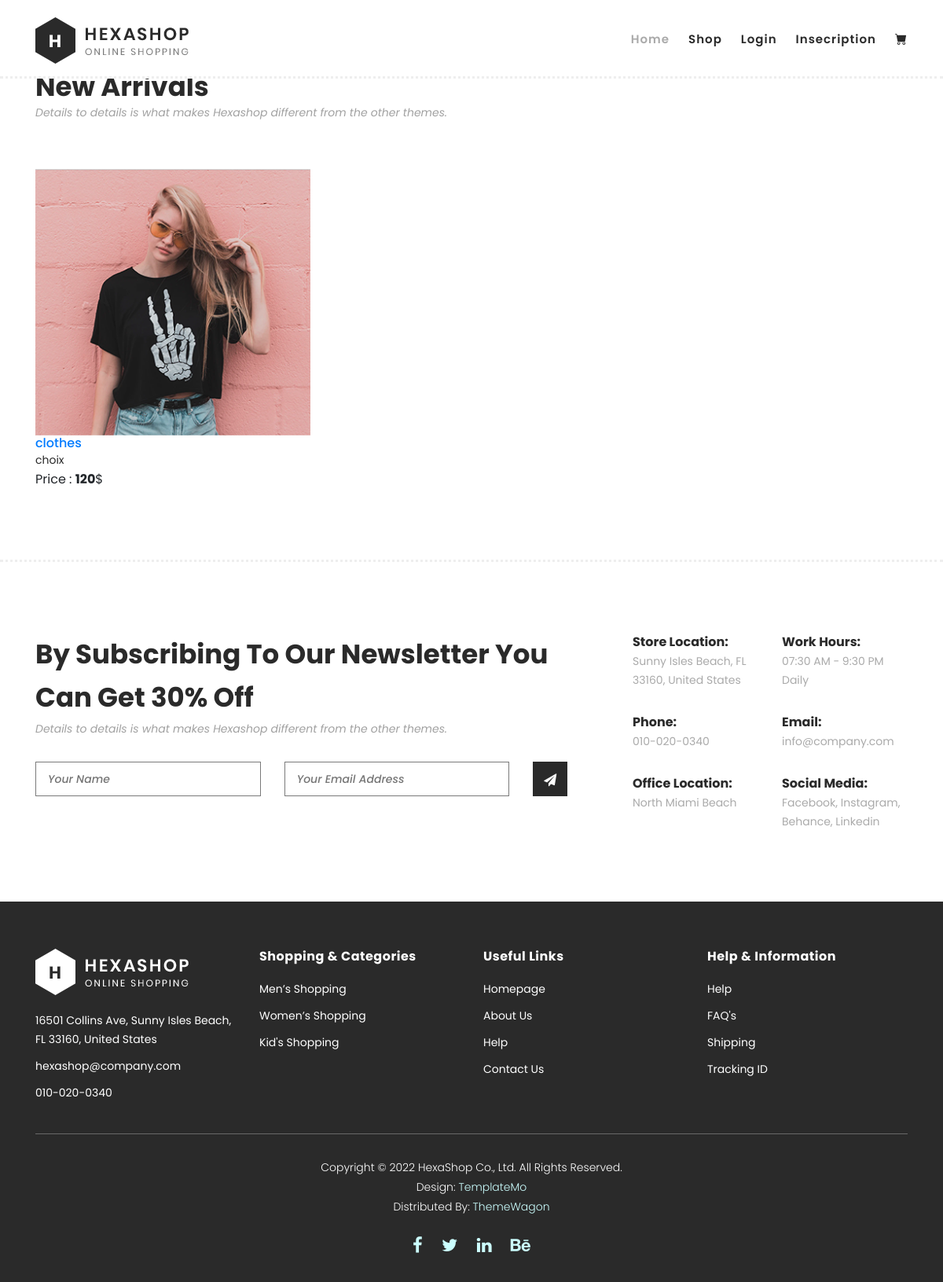
Screenshot of /details.php?idrecup=17 with the database file from the repository.
### tables this page shows
CREATE TABLE `products` (
  `id` int(11) NOT NULL,
  `category_id` int(11) NOT NULL,
  `nom` varchar(50) NOT NULL,
  `couleur` varchar(50) NOT NULL,
  `size` varchar(50) NOT NULL,
  `genre` varchar(50) NOT NULL,
  `prix` double NOT NULL,
  `description` text NOT NULL,
  `image` varchar(50) DEFAULT NULL,
  `created_at` timestamp NOT NULL DEFAULT current_timestamp()
);

### details.php (called while the page is built, shortened)
<?php
$dbh = new PDO('mysql:host=localhost;dbname=eshop',
'root','');
$id=$_GET['idrecup'];
$query2 = $dbh->prepare(' SELECT `nom`,`id`,`prix`,`description`,`image`FROM `products` WHERE `id`=? ');
$query2->execute([$id]);
$product=$query2->fetch();
$id=$_GET['idrecup'];
$query2 = $dbh->prepare(' SELECT `nom`,`id`,`prix`,`description`,`image`FROM `products` WHERE `id`=? ');
$query2->execute([$id]);
include "details.phtml";

### details.phtml (the view, shortened to what this page needs)
 <!DOCTYPE html>
<html lang="en">
  <head>
    <link rel="stylesheet" href="https://cdn.jsdelivr.net/npm/bootstrap-icons@1.7.2/font/bootstrap-icons.css">
    <link rel="stylesheet" type="text/css" href="assets/css/bootstrap.min.css">
    <link rel="stylesheet" type="text/css" href="assets/css/font-awesome.css">
    <link rel="stylesheet" href="assets/css/templatemo-hexashop.css">
    <link rel="stylesheet" href="assets/css/owl-carousel.css">
    <link rel="stylesheet" href="assets/css/lightbox.css">
    </head>
    <body>
    <header class="header-area header-sticky">
        <div class="container">
            <div class="row">
                <div class="col-12">
                    <nav class="main-nav">
                        <a href="index.php" class="logo">
                            <img src="assets/images/logo.png">
                        </a>
                        <ul class="nav">
                        <li class="scroll-to-section"><a href="index.php" class="active">Home</a></li>
                            <li class="scroll-to-section"><a href="shop.php">shop</a></li>
                           <?php if((isset($_SESSION['user_id'])) && (!empty($_SESSION['user_id']))):?>
                            <li class="scroll-to-section"><a href="deconnected.php">deconnected</a></li>
                            <?php else :?>
                                <li class="scroll-to-section"><a href="login.php">login</a></li>
                            <?php endif ;  ?>
                            <li class="scroll-to-section"><a href="inscription.php">insecription</a></li>
                            <li class="scroll-to-section"><a href="panier.phtml"><i class="bi bi-cart-fill"></i></a></li>
                        </ul>
                    </nav>
                </div>
            </div>
        </div>
    </header>
     <section class="section" id="men">
        <div class="container">
            <div class="row">
                <div class="col-lg-12">
                    <div class="section-heading">
                        <h2>New Arrivals</h2>
                        <span>Details to details is what makes Hexashop different from the other themes.</span>
                    </div>
                </div>
            </div>
        </div>
        <div class="container">
            <div class="row images">
                <div class="col-4">
                    <div class="thumb">
                        <img id="prodImg" src="imgs/<?= $product['image']?>" class="w-100" />
                        <div class="icon">
                        <h6><a href=#><?=$product['nom']?></a></h6>
                        <p><?=$product['description']?></p>
                    </div>
                        <span id="price">Price : <strong><?=$product['prix']?></strong>$</span>
                    </div>
                </div>
            </div>
        </div>
    </section>
    <div class="subscribe">
        <div class="container">
            <div class="row">
                <div class="col-lg-8">
                    <div class="section-heading">
                        <h2>By Subscribing To Our Newsletter You Can Get 30% Off</h2>
                        <span>Details to details is what makes Hexashop different from the other themes.</span>
                    </div>
                    <form id="subscribe" action="" method="get">
                        <div class="row">
                          <div class="col-lg-5">
                            <fieldset>
                              <input name="name" type="text" id="name" placeholder="Your Name" required="">
                            </fieldset>
                          </div>
                          <div class="col-lg-5">
                            <fieldset>
                              <input name="email" type="text" id="email" pattern="[^ @]*@[^ @]*" placeholder="Your Email Address" required="">
                            </fieldset>
                          </div>
                          <div class="col-lg-2">
                            <fieldset>
                              <button type="submit" id="form-submit" class="main-dark-button"><i class="fa fa-paper-plane"></i></button>
                            </fieldset>
                          </div>
                        </div>
                    </form>
                </div>
                <div class="col-lg-4">
                    <div class="row">
                        <div class="col-6">
                            <ul>
                                <li>Store Location:<br><span>Sunny Isles Beach, FL 33160, United States</span></li>
                                <li>Phone:<br><span>010-020-0340</span></li>
                                <li>Office Location:<br><span>North Miami Beach</span></li>
                            </ul>
                        </div>
                        <div class="col-6">
                            <ul>
                                <li>Work Hours:<br><span>07:30 AM - 9:30 PM Daily</span></li>
                                <li>Email:<br><span>info@company.com</span></li>
                                <li>Social Media:<br><span><a href="#">Facebook</a>, <a href="#">Instagram</a>, <a href="#">Behance</a>, <a href="#">Linkedin</a></span></li>
                            </ul>
                        </div>
                    </div>
                </div>
            </div>
        </div>
    </div>
    <footer>
        <div class="container">
            <div class="row">
                <div class="col-lg-3">
                    <div class="first-item">
                        <div class="logo">
                            <img src="assets/images/white-logo.png" alt="hexashop ecommerce templatemo">
                        </div>
                        <ul>
                            <li><a href="#">16501 Collins Ave, Sunny Isles Beach, FL 33160, United States</a></li>
                            <li><a href="#">hexashop@company.com</a></li>
                            <li><a href="#">010-020-0340</a></li>
                        </ul>
                    </div>
                </div>
                <div class="col-lg-3">
                    <h4>Shopping &amp; Categories</h4>
                    <ul>
                        <li><a href="#">Men’s Shopping</a></li>
                        <li><a href="#">Women’s Shopping</a></li>
                        <li><a href="#">Kid's Shopping</a></li>
                    </ul>
                </div>
                <div class="col-lg-3">
                    <h4>Useful Links</h4>
                    <ul>
                        <li><a href="#">Homepage</a></li>
                        <li><a href="#">About Us</a></li>
                        <li><a href="#">Help</a></li>
                        <li><a href="#">Contact Us</a></li>
                    </ul>
                </div>
                <div class="col-lg-3">
                    <h4>Help &amp; Information</h4>
                    <ul>
                        <li><a href="#">Help</a></li>
                        <li><a href="#">FAQ's</a></li>
                        <li><a href="#">Shipping</a></li>
                        <li><a href="#">Tracking ID</a></li>
                    </ul>
                </div>
                <div class="col-lg-12">
                    <div class="under-footer">
                        <p>Copyright © 2022 HexaShop Co., Ltd. All Rights Reserved.
                        <br>Design: <a href="https://templatemo.com" target="_parent" title="free css templates">TemplateMo</a>
                        <br>Distributed By: <a href="https://themewagon.com" target="_blank" title="free & premium responsive templates">ThemeWagon</a></p>
                        <ul>
                            <li><a href="#"><i class="fa fa-facebook"></i></a></li>
                            <li><a href="#"><i class="fa fa-twitter"></i></a></li>
                            <li><a href="#"><i class="fa fa-linkedin"></i></a></li>
                            <li><a href="#"><i class="fa fa-behance"></i></a></li>
                        </ul>
                    </div>
                </div>
            </div>
        </div>
    </footer>
  </body>
</html>

### rows the page displays
products: image (picture), nom "clothes", description "choix", prix "120"
